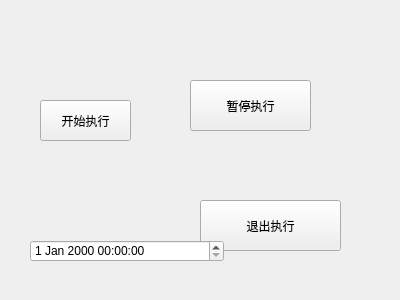
<?xml version="1.0" encoding="UTF-8"?>
<ui version="4.0">
 <class>Widget</class>
 <widget class="QWidget" name="Widget">
  <property name="geometry">
   <rect>
    <x>0</x>
    <y>0</y>
    <width>400</width>
    <height>300</height>
   </rect>
  </property>
  <property name="windowTitle">
   <string>Widget</string>
  </property>
  <widget class="QPushButton" name="pushButton">
   <property name="geometry">
    <rect>
     <x>40</x>
     <y>100</y>
     <width>91</width>
     <height>41</height>
    </rect>
   </property>
   <property name="text">
    <string>开始执行</string>
   </property>
  </widget>
  <widget class="QPushButton" name="pushButton_2">
   <property name="geometry">
    <rect>
     <x>200</x>
     <y>200</y>
     <width>141</width>
     <height>51</height>
    </rect>
   </property>
   <property name="text">
    <string>退出执行</string>
   </property>
  </widget>
  <widget class="QPushButton" name="pushButton_3">
   <property name="geometry">
    <rect>
     <x>190</x>
     <y>80</y>
     <width>121</width>
     <height>51</height>
    </rect>
   </property>
   <property name="text">
    <string>暂停执行</string>
   </property>
  </widget>
  <widget class="QDateTimeEdit" name="dateTimeEdit">
   <property name="geometry">
    <rect>
     <x>30</x>
     <y>240</y>
     <width>194</width>
     <height>22</height>
    </rect>
   </property>
   <property name="minimumDateTime">
    <datetime>
     <hour>0</hour>
     <minute>0</minute>
     <second>0</second>
     <year>1758</year>
     <month>9</month>
     <day>14</day>
    </datetime>
   </property>
  </widget>
 </widget>
 <layoutdefault spacing="6" margin="11"/>
 <resources/>
 <connections/>
</ui>
